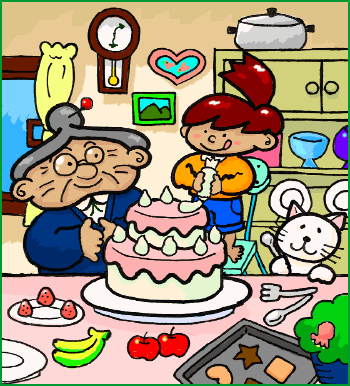
#> input picture Image Subtraction/image_1.png, 350 x 386 px
$ jupyter execute image_Subtraction.ipynb
#> lines starting #> are read from the running program, lines starting #| are printed output that depends on the picture; after the words box and inside, x2 and y2 are one past the last pixel; in counts of white or black regions, pixels touching at a corner belong together
[cell 1]
import cv2
import numpy as np
import matplotlib.pyplot as plt

[cell 2]
# 讀取圖像並轉換為 float64
img = cv2.imread('image_1.png').astype(np.float64)
bgimg = cv2.imread('image_2.png').astype(np.float64)
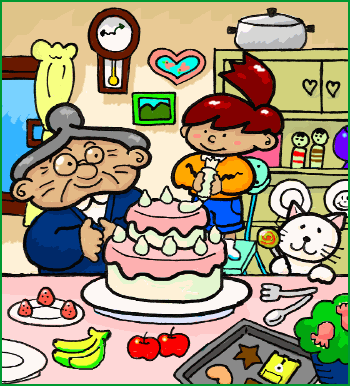
#> input picture Image Subtraction/image_2.png, 350 x 386 px

# 將 BGR 轉為 RGB（因為 matplotlib 顯示的是 RGB）
img_rgb = cv2.cvtColor(img.astype(np.uint8), cv2.COLOR_BGR2RGB)
bgimg_rgb = cv2.cvtColor(bgimg.astype(np.uint8), cv2.COLOR_BGR2RGB)

# 取得圖像尺寸
row, col, _ = img.shape
#> row = 386; col = 350

# 建立輸出影像
outputimg = np.zeros((row, col), dtype=np.float64)
binaryimg = np.zeros((row, col), dtype=np.uint8)

# 顯示影像
plt.subplot(1, 2, 1)
plt.imshow(img_rgb.astype(np.uint8))
plt.title('img_1')
plt.axis('off')

plt.subplot(1, 2, 2)
plt.imshow(bgimg_rgb.astype(np.uint8))
plt.title('img_2')
plt.axis('off')
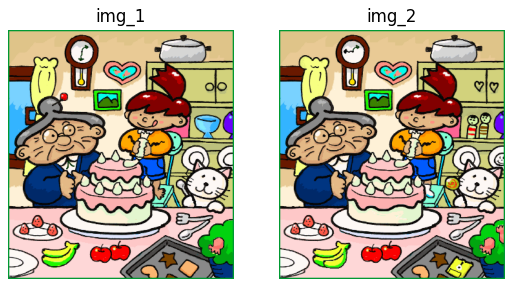
#> figure drawn by matplotlib, 2 panels

[cell 3]
T = 10

# 計算每個像素的距離（用歐氏距離公式）
for i in range(row):
    for j in range(col):
        diff = np.sqrt(
            (bgimg[i, j, 0] - img[i, j, 0]) ** 2 +
            (bgimg[i, j, 1] - img[i, j, 1]) ** 2 +
            (bgimg[i, j, 2] - img[i, j, 2]) ** 2
        )
        outputimg[i, j] = diff
        if diff > T:
            binaryimg[i, j] = 255
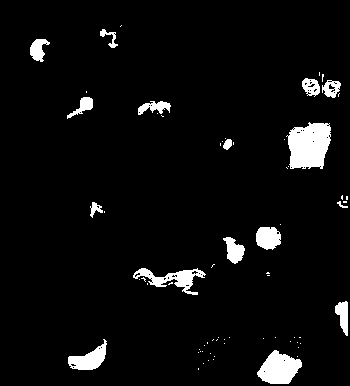
#> binaryimg: shape (386, 350); 4.9% white; 69 white regions (53 under 20 px), largest, box (x1, y1, x2, y2) and area: (286, 122, 331, 169) 1620, (257, 350, 302, 384) 1005, (133, 268, 206, 295) 729
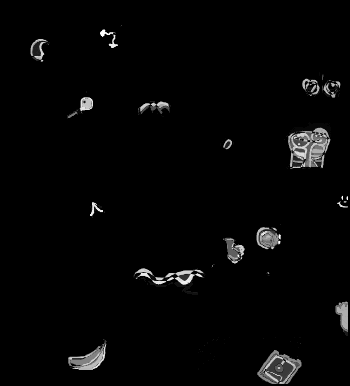
#> outputimg: shape (386, 350) float64; min 0, max 420.3, mean 9.1; drawn with min black and max white

[cell 4]
plt.subplot(1, 2, 1)
plt.imshow(outputimg, cmap='gray')
plt.axis('off')

plt.subplot(1, 2, 2)
plt.imshow(binaryimg, cmap='gray')
plt.axis('off')

[cell 5]
plt.subplot(2, 2, 1)
plt.imshow(img_rgb.astype(np.uint8))
plt.axis('off')

plt.subplot(2, 2, 2)
plt.imshow(bgimg_rgb.astype(np.uint8))
plt.axis('off')

plt.subplot(2, 2, 3)
plt.imshow(outputimg, cmap='gray')
plt.axis('off')

plt.subplot(2, 2, 4)
plt.imshow(binaryimg, cmap='gray')
plt.axis('off')
